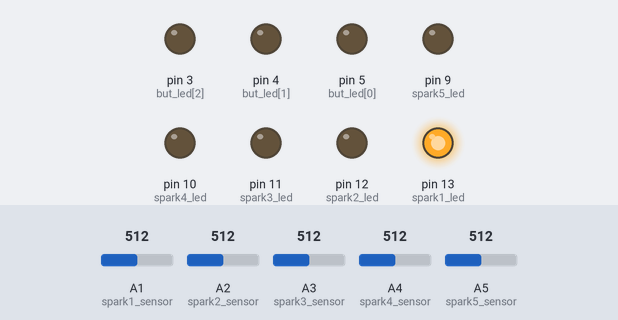
The sketch below on a simulated Arduino Uno, built with avr-gcc and run on an emulated ATmega328P. On the bench: output pins drawn as LEDs (lit = HIGH). The inputs (shaded band) are chosen by the test bench; at power-on: A1 (spark1_sensor) = 512, A2 (spark2_sensor) = 512, A3 (spark3_sensor) = 512, A4 (spark4_sensor) = 512, A5 (spark5_sensor) = 512. Random numbers use the default seed unless the sketch sets one.

Above: at 0.5 s.
At 1.5 s:
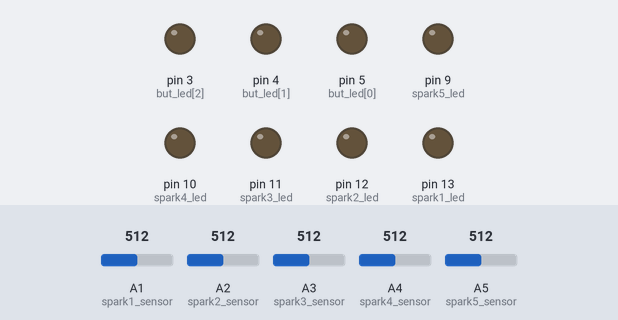
At 2.7 s:
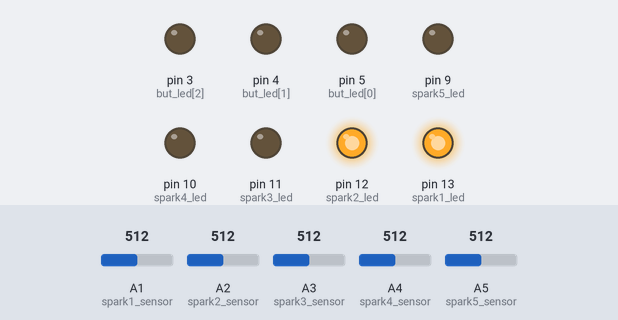
At 3.2 s:
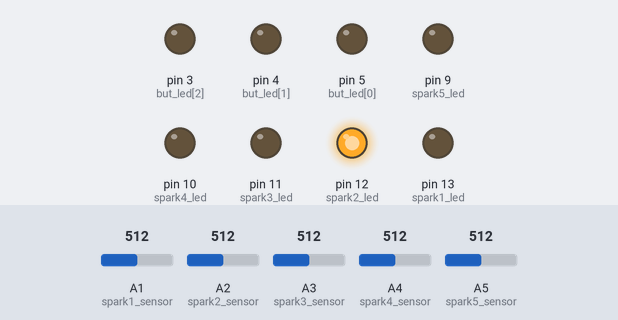
Timing chart, 0 to 4.6 s (numbered marks = the images above):
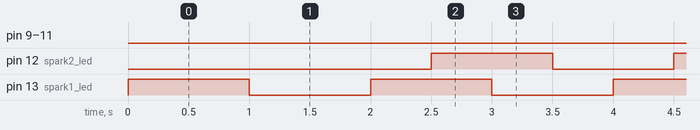

The sketch:

React.ino
```cpp
/*
  React!
  Game Logic
  Spark Design Club

  v1 (Nov 10)
  Game has two two states: idle and active.
  in idle, it keeps flashing the SPARK and looks for a swipe of the sign.
  once SPARK is swiped, game goes into active mode.
  the game randomly flashes a button, and waits for a predetermined time for a button press. if
  it detects it within the timespan, the next button is flashed. the game becomes progressively harder,
  as the time within which the button has to be pressed reduces.

  TODO: decide what the minimum distance should a hand from the sensor to be considered a "swipe"?
        testing
*/

int spark1_led = 13, spark2_led = 12, spark3_led = 11, spark4_led = 10, spark5_led = 9;

int spark1_sensor = 1, spark2_sensor = 2, spark3_sensor = 3, spark4_sensor = 4, spark5_sensor = 5;
int spark1_sensorVal, spark2_sensorVal, spark3_sensorVal, spark4_sensorVal, spark5_sensorVal;

int but[] = {8, 7, 6}; /* buttons: 8=tri, 7=sq, 6=hex */

int but_led[] = {5, 4, 3}; /* leds on the button: 6=tri, 5=sq, 4=hex */


int state = 0; /* 0: idle, 1: active */

long sequenceDelay = 2500; /* need to experiment with this number */
long flashDelay = 1000;    /* need to experiment with this number */
long waitUntils1 = 0;
long waitUntils2 = sequenceDelay;
long waitUntils3 = sequenceDelay*2;
long waitUntils4 = sequenceDelay*3;
long waitUntils5 = sequenceDelay*4;

boolean s1_ledstate = false;
boolean s2_ledstate = false;
boolean s3_ledstate = false;
boolean s4_ledstate = false;
boolean s5_ledstate = false;
boolean correct_swipe = false;

void setup() {
   pinMode(spark1_led, OUTPUT);
   pinMode(spark2_led, OUTPUT);
   pinMode(spark3_led, OUTPUT);
   pinMode(spark4_led, OUTPUT);
   pinMode(spark5_led, OUTPUT);

   //set up the three buttons
   for (int p = 0; p < 3;  p++) {
       pinMode(but[p], INPUT);
   }

   //set up the three leds on the buttons
   for (int p = 0; p < 3;  p++) {
       pinMode(but_led[p], OUTPUT);
   }
}

void loop() {
  if (!state) {
     digitalWrite(spark1_led, s1_ledstate);
     digitalWrite(spark2_led, s2_ledstate);
     digitalWrite(spark3_led, s3_ledstate);
     digitalWrite(spark4_led, s4_ledstate);
     digitalWrite(spark5_led, s5_ledstate);

     if (millis() >= waitUntils1) {
         s1_ledstate = !(s1_ledstate);
         waitUntils1 += flashDelay;
     }
     if (millis() >= waitUntils2) {
         s2_ledstate = !(s2_ledstate);
         waitUntils2 += flashDelay;
     }
     if (millis() >= waitUntils3) {
         s3_ledstate = !(s3_ledstate);
         waitUntils3 += flashDelay;
     }
     if (millis() >= waitUntils4) {
         s4_ledstate = !(s4_ledstate);
         waitUntils4 += flashDelay;
     }
     if (millis() >= waitUntils5) {
         s5_ledstate = !(s5_ledstate);
         waitUntils5 += flashDelay;
     }

     state = check_swipe();
  }

  if (state) {
     //we are starting the game. turn the SPARK sign on for 2 seconds to signify the start.
     digitalWrite(spark1_led, HIGH);
     digitalWrite(spark2_led, HIGH);
     digitalWrite(spark3_led, HIGH);
     digitalWrite(spark4_led, HIGH);
     digitalWrite(spark5_led, HIGH);
     delay(2000);
     digitalWrite(spark1_led, LOW);
     digitalWrite(spark2_led, LOW);
     digitalWrite(spark3_led, LOW);
     digitalWrite(spark4_led, LOW);
     digitalWrite(spark5_led, LOW);

     int lost = 0;
     float hardFactor = 0.95; /* how quickly the "level" of the game ramps up */
     int button_delay = 1000;
     int maxPressDelay = 150;
     int elapsedTime = 0;
     int butVal = 0;
     int whichButton = 0;
     while (1) {
         //first button
         whichButton = random(0, 100) % 3;
         digitalWrite(but_led[whichButton], HIGH);
         while (elapsedTime <= maxPressDelay && butVal != 1){
             butVal = digitalRead(but[whichButton]);
             delay(1);
             elapsedTime++;
         }
         if (butVal != 1){
             break;
         }

         //second button
         whichButton = random(0, 100) % 3;
         digitalWrite(but_led[whichButton], HIGH);
         while (elapsedTime <= maxPressDelay && butVal != 1){
             butVal = digitalRead(but[whichButton]);
             delay(1);
             elapsedTime++;
         }
         if (butVal != 1){
             break;
         }

         //third button
         whichButton = random(0, 100) % 3;
         digitalWrite(but_led[whichButton], HIGH);
         while (elapsedTime <= maxPressDelay && butVal != 1){
             butVal = digitalRead(but[whichButton]);
             delay(1);
             elapsedTime++;
         }
         if (butVal != 1){
             break;
         }

         maxPressDelay *= hardFactor;
     }

  }

}

int check_swipe(){
     spark1_sensorVal = analogRead(spark1_sensor);
     spark2_sensorVal = analogRead(spark2_sensor);
     spark3_sensorVal = analogRead(spark3_sensor);
     spark4_sensorVal = analogRead(spark4_sensor);
     spark5_sensorVal = analogRead(spark5_sensor);

     if (spark1_sensorVal == 1 && spark1_sensorVal && spark1_sensorVal && spark1_sensorVal && spark1_sensorVal){
       return 1;
     }
     else {
       return 0;
     }
}
```

Measured:
- by itself, pin 9 (spark5_led): LOW → HIGH at 10.0 s, → LOW 1.0 s later, → HIGH 1.0 s later, → LOW 1.0 s later, … (30 changes in this stretch)
- by itself, pin 10 (spark4_led): LOW → HIGH at 7.5 s, → LOW 1.0 s later, → HIGH 1.0 s later, → LOW 1.0 s later, … (33 changes in this stretch)
- by itself, pin 11 (spark3_led): LOW → HIGH at 5.0 s, → LOW 1.0 s later, → HIGH 1.0 s later, → LOW 1.0 s later, … (35 changes in this stretch)
- by itself, pin 12 (spark2_led), pin 13 (spark1_led): alternates HIGH for 1.0 s and LOW for 1.0 s
